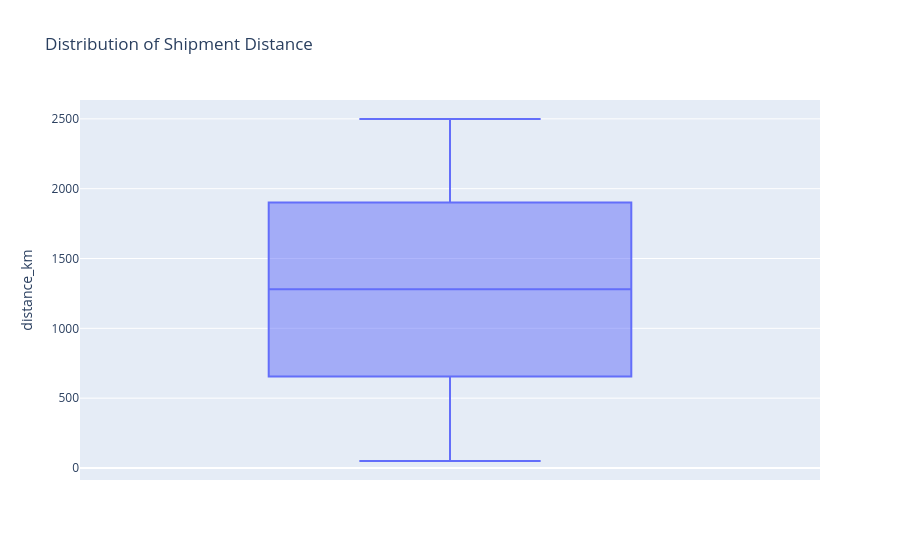

Notebook cell for this chart:
### Code cell
fig = px.box(
    df,
    y="distance_km",
    title="Distribution of Shipment Distance"
)

fig.show()

### Figure 1 — Plotly figure (JSON) as saved in the notebook; plotly's stock layout.template omitted (floating-point values rounded to 4 significant figures; data arrays with more than 128 entries replaced by an {"elided": "..."} marker saying what was removed)
{"data": [{"alignmentgroup": "True", "hovertemplate": "distance_km=%{y}<extra></extra>", "legendgroup": "", "marker": {"color": "#636efa"}, "name": "", "notched": false, "offsetgroup": "", "orientation": "v", "showlegend": false, "type": "box", "x0": " ", "xaxis": "x", "y": {"elided": "5015 int values"}, "y0": " ", "yaxis": "y"}], "layout": {"boxmode": "group", "legend": {"tracegroupgap": 0}, "title": {"text": "Distribution of Shipment Distance"}, "xaxis": {"anchor": "y", "domain": [0, 1]}, "yaxis": {"anchor": "x", "domain": [0, 1], "title": {"text": "distance_km"}}}}
